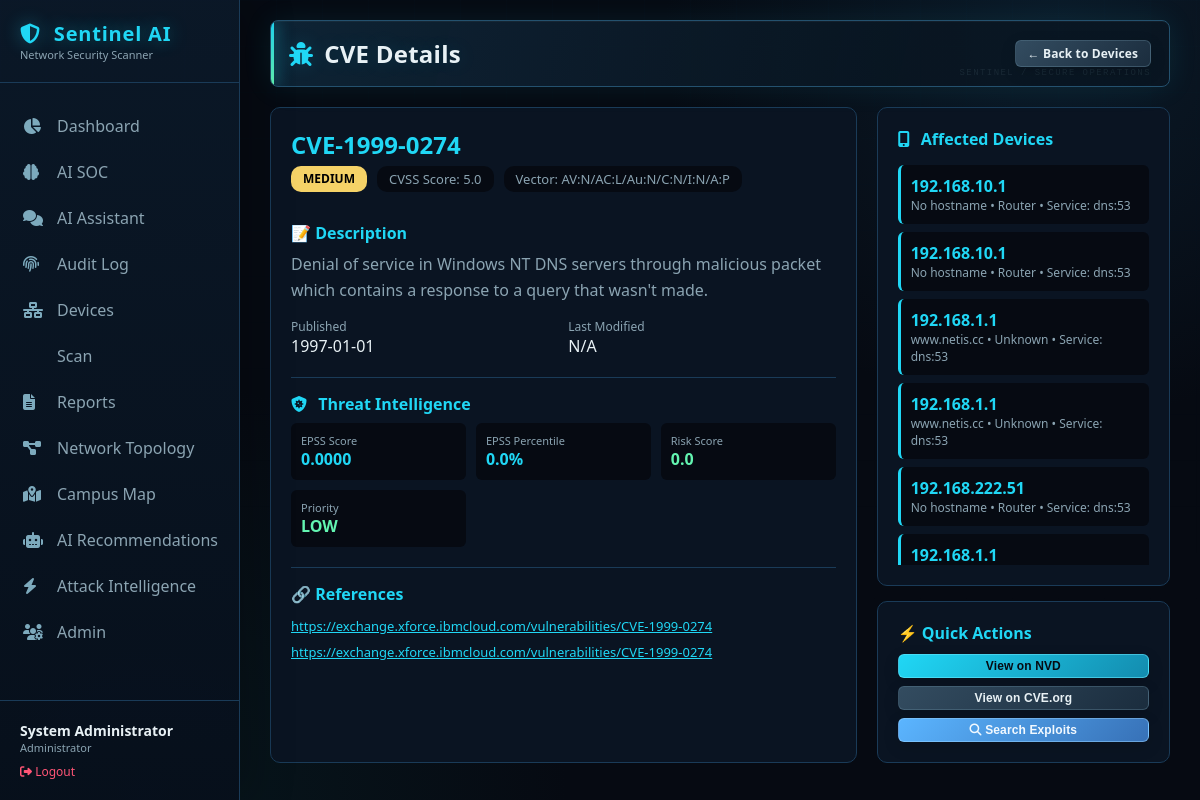
/cve/CVE-1999-0274 (signed in), run on the app's committed database.
### tables this page shows
CREATE TABLE cves (
                    cve_id TEXT PRIMARY KEY,
                    description TEXT,
                    cvss_score REAL,
                    severity TEXT,
                    published_date TEXT,
                    last_modified TEXT,
                    references_text TEXT,
                    cvss_vector TEXT
                );

CREATE TABLE threat_intel (
                        cve_id TEXT PRIMARY KEY,
                        kev_status INTEGER DEFAULT 0,
                        exploit_count INTEGER DEFAULT 0,
                        epss_score REAL DEFAULT 0,
                        epss_percentile REAL DEFAULT 0,
                        risk_score REAL DEFAULT 0,
                        risk_level TEXT DEFAULT 'LOW',
                        priority TEXT DEFAULT 'LOW',
                        last_updated TEXT,
                        source TEXT,
                        raw_data TEXT
                    );

CREATE TABLE device_vulnerabilities (
                    id INTEGER PRIMARY KEY AUTOINCREMENT,
                    device_id INTEGER,
                    cve_id TEXT,
                    service TEXT,
                    detected_date TEXT,
                    FOREIGN KEY (device_id) REFERENCES devices (id),
                    FOREIGN KEY (cve_id) REFERENCES cves (cve_id)
                );

CREATE TABLE devices (
                    id INTEGER PRIMARY KEY AUTOINCREMENT,
                    ip_address TEXT UNIQUE,
                    mac_address TEXT,
                    hostname TEXT,
                    device_type TEXT,
                    brand TEXT,
                    os TEXT,
                    os_family TEXT,
                    os_confidence REAL,
                    open_ports TEXT,
                    services TEXT,
                    discovery_source TEXT,
                    confidence REAL,
                    confidence_level TEXT,
                    ttl INTEGER,
                    first_seen TEXT,
                    last_seen TEXT,
                    scan_count INTEGER DEFAULT 1,
                    upnp_model_name TEXT,
                    upnp_model_number TEXT,
                    upnp_manufacturer TEXT,
                    mac_randomized INTEGER DEFAULT 0,
                    mac_is_local INTEGER DEFAULT 0,
                    is_gateway INTEGER DEFAULT 0
                );

### app.py (the view)
@app.route('/cve/<cve_id>')
@login_required
def cve_detail(cve_id):
    try:
        conn = get_db()
        cursor = conn.cursor()
        cursor.execute('''
            SELECT cve_id, description, cvss_score, severity,
                   published_date, last_modified, references_text, cvss_vector
            FROM cves
            WHERE cve_id = ?
        ''', (cve_id,))
        cve = cursor.fetchone()
        if not cve:
            flash('CVE not found', 'danger')
            return redirect(url_for('devices'))
        cve_dict = dict(cve)
        if cve_dict.get('references_text'):
            try:
                cve_dict['references'] = json.loads(cve_dict['references_text'])
            except:
                cve_dict['references'] = []
        else:
            cve_dict['references'] = []
        cursor.execute('''
            SELECT d.id, d.ip_address, d.hostname, d.device_type, dv.service
            FROM device_vulnerabilities dv
            JOIN devices d ON dv.device_id = d.id
            WHERE dv.cve_id = ?
        ''', (cve_id,))
        affected_devices = [dict(row) for row in cursor.fetchall()]
        cursor.execute('''
            SELECT kev_status, exploit_count, epss_score, epss_percentile,
                   risk_score, risk_level, priority
            FROM threat_intel
            WHERE cve_id = ?
        ''', (cve_id,))
        threat_intel = cursor.fetchone()
        threat_dict = dict(threat_intel) if threat_intel else {}
        conn.close()
        return render_template('cve_detail.html',
                             cve=cve_dict,
                             affected_devices=affected_devices,
                             threat_intel=threat_dict,
                             user_role=session.get('user_role'),
                             username=session.get('username'))
    except Exception as e:
        logger.error(f"Error loading CVE details: {e}")
        flash('Error loading CVE details', 'danger')
        return redirect(url_for('devices'))

### app.py (called while the page is built)
def get_db():
    conn = sqlite3.connect(DB_PATH)
    conn.row_factory = sqlite3.Row
    return conn

@app.context_processor
def utility_processor():
    return {
        'user_role': session.get('user_role'),
        'username': session.get('username'),
        'full_name': session.get('full_name'),
        'has_permission': has_permission,
        'DEFAULT_PAGE_SIZE': 5   # frontend can use this for consistent pagination
    }

### auth.py (called while the page is built)
def login_required(f):
    @wraps(f)
    def decorated_function(*args, **kwargs):
        if 'user_id' not in session:
            flash('Please login to access this page', 'warning')
            return redirect(url_for('login'))
        return f(*args, **kwargs)
    return decorated_function

### templates/cve_detail.html (shortened to what this page needs)
{% extends "base.html" %} {% block content %}
<div class="page-header">
  <h1><i class="fas fa-bug"></i> CVE Details</h1>
  <div class="header-actions">
    <a href="{{ url_for('devices') }}" class="btn btn-secondary btn-sm">
      ← Back to Devices
    </a>
  </div>
</div>
<div style="display: grid; grid-template-columns: 2fr 1fr; gap: 20px">
  <div
    style="
      background: var(--bg-secondary);
      border: 1px solid var(--border-color);
      border-radius: 10px;
      padding: 20px;
    "
  >
    <div
      style="
        display: flex;
        justify-content: space-between;
        align-items: start;
        flex-wrap: wrap;
      "
    >
      <div>
        <h2 style="color: var(--accent); margin-bottom: 5px">
          {{ cve.cve_id }}
        </h2>
        <div
          style="display: flex; gap: 10px; flex-wrap: wrap; margin-bottom: 15px"
        >
          <span class="risk-badge risk-{{ cve.severity }}"
            >{{ cve.severity }}</span
          >
          <span
            style="
              background: var(--bg-primary);
              padding: 4px 12px;
              border-radius: 10px;
              color: var(--text-secondary);
              font-size: 13px;
            "
          >
            CVSS Score: {{ cve.cvss_score }}
          </span>
          <span
            style="
              background: var(--bg-primary);
              padding: 4px 12px;
              border-radius: 10px;
              color: var(--text-secondary);
              font-size: 13px;
            "
          >
            Vector: {{ cve.cvss_vector or 'N/A' }}
          </span>
        </div>
      </div>
    </div>
    <div style="margin-top: 15px">
      <h4 style="color: var(--accent); margin-bottom: 8px">📝 Description</h4>
      <p style="color: var(--text-secondary); line-height: 1.6">
        {{ cve.description }}
      </p>
    </div>
    <div
      style="
        margin-top: 15px;
        display: grid;
        grid-template-columns: 1fr 1fr;
        gap: 10px;
      "
    >
      <div>
        <div style="font-size: 12px; color: var(--text-secondary)">
          Published
        </div>
        <div style="color: var(--text-primary)">
          {{ cve.published_date[:10] if cve.published_date else 'N/A' }}
        </div>
      </div>
      <div>
        <div style="font-size: 12px; color: var(--text-secondary)">
          Last Modified
        </div>
        <div style="color: var(--text-primary)">
          {{ cve.last_modified[:10] if cve.last_modified else 'N/A' }}
        </div>
      </div>
    </div>
    {% if threat_intel %}
    <div
      style="
        margin-top: 20px;
        border-top: 1px solid var(--border-color);
        padding-top: 15px;
      "
    >
      <h4 style="color: var(--accent); margin-bottom: 8px">
        <i class="fas fa-shield-virus"></i> Threat Intelligence
      </h4>
      <div
        style="
          display: grid;
          grid-template-columns: repeat(auto-fit, minmax(150px, 1fr));
          gap: 10px;
        "
      >
        <div
          style="
            background: var(--bg-primary);
            padding: 10px;
            border-radius: 6px;
          "
        >
          <div style="font-size: 11px; color: var(--text-secondary)">
            EPSS Score
          </div>
          <div style="font-weight: bold; color: var(--accent)">
            {{ "%.4f"|format(threat_intel.epss_score) }}
          </div>
        </div>
        <div
          style="
            background: var(--bg-primary);
            padding: 10px;
            border-radius: 6px;
          "
        >
          <div style="font-size: 11px; color: var(--text-secondary)">
            EPSS Percentile
          </div>
          <div style="font-weight: bold; color: var(--accent)">
            {{ "%.1f"|format(threat_intel.epss_percentile) }}%
          </div>
        </div>
        <div
          style="
            background: var(--bg-primary);
            padding: 10px;
            border-radius: 6px;
          "
        >
          <div style="font-size: 11px; color: var(--text-secondary)">
            Risk Score
          </div>
          <div
            style="font-weight: bold; color: {{ 'var(--critical)' if threat_intel.risk_score >= 70 else 'var(--high)' if threat_intel.risk_score >= 40 else 'var(--accent2)' }};"
          >
            {{ threat_intel.risk_score }}
          </div>
        </div>
        <div
          style="
            background: var(--bg-primary);
            padding: 10px;
            border-radius: 6px;
          "
        >
          <div style="font-size: 11px; color: var(--text-secondary)">
            Priority
          </div>
          <div
            style="font-weight: bold; color: {{ 'var(--critical)' if threat_intel.priority == 'IMMEDIATE' else 'var(--high)' if threat_intel.priority == 'HIGH' else 'var(--accent2)' }};"
          >
            {{ threat_intel.priority }}
          </div>
        </div>
      </div>
    </div>
    {% endif %}
    {% if cve.references %}
    <div
      style="
        margin-top: 20px;
        border-top: 1px solid var(--border-color);
        padding-top: 15px;
      "
    >
      <h4 style="color: var(--accent); margin-bottom: 8px">🔗 References</h4>
      <div style="font-size: 13px">
        {% for ref in cve.references %}
        <div style="padding: 4px 0">
          <a
            href="{{ ref }}"
            target="_blank"
            style="color: var(--accent); word-break: break-all"
            >{{ ref }}</a
          >
        </div>
        {% endfor %}
      </div>
    </div>
    {% endif %}
  </div>
  <div>
    <div
      style="
        background: var(--bg-secondary);
        border: 1px solid var(--border-color);
        border-radius: 10px;
        padding: 20px;
      "
    >
      <h4 style="color: var(--accent); margin-bottom: 15px">
        <i class="fas fa-mobile-screen-button"></i> Affected Devices
      </h4>
      {% if affected_devices %}
      <div style="max-height: 400px; overflow-y: auto">
        {% for device in affected_devices %}
        <div
          style="
            padding: 10px;
            background: var(--bg-primary);
            border-radius: 6px;
            margin-bottom: 8px;
            border-left: 3px solid var(--accent);
          "
        >
          <div style="font-weight: bold; color: var(--text-primary)">
            <a
              href="{{ url_for('devices') }}?filter={{ device.ip_address }}"
              style="color: var(--accent); text-decoration: none"
            >
              {{ device.ip_address }}
            </a>
          </div>
          <div style="font-size: 12px; color: var(--text-secondary)">
            {{ device.hostname or 'No hostname' }} • {{ device.device_type or
            'Unknown' }} {% if device.service %} • Service: {{ device.service
            }}{% endif %}
          </div>
        </div>
        {% endfor %}
      </div>
      {% else %}
      <p style="color: var(--text-secondary)">
        No devices affected by this CVE.
      </p>
      {% endif %}
    </div>
    <div
      style="
        background: var(--bg-secondary);
        border: 1px solid var(--border-color);
        border-radius: 10px;
        padding: 20px;
        margin-top: 15px;
      "
    >
      <h4 style="color: var(--accent); margin-bottom: 10px">
        ⚡ Quick Actions
      </h4>
      <div style="display: flex; flex-direction: column; gap: 8px">
        <button
          onclick="window.location.href='https://nvd.nist.gov/vuln/detail/{{ cve.cve_id }}'"
          class="btn btn-primary btn-sm"
          style="width: 100%"
        >
          View on NVD
        </button>
        <button
          onclick="window.location.href='https://www.cve.org/CVERecord?id={{ cve.cve_id }}'"
          class="btn btn-secondary btn-sm"
          style="width: 100%"
        >
          View on CVE.org
        </button>
        <button
          onclick="window.location.href='{{ url_for('search_exploits', cve_id=cve.cve_id) }}'"
          class="btn btn-info btn-sm"
          style="width: 100%"
        >
          <i class="fas fa-magnifying-glass"></i> Search Exploits
        </button>
      </div>
    </div>
  </div>
</div>
{% endblock %}

### templates/base.html (style rules this page uses)
:root { --bg-primary: #060a12; --bg-secondary: #0a1422; --bg-card: #0d1b2a; --text-primary: #e8f1f5; --text-secondary: #8ba4b2; --border-color: #1a3b58; --accent: #20d7f5; --accent2: #63f5b1; --critical: #ff5576; --high: #ff9b54; --medium: #f5d267; --low: #63f5b1; --glow: 0 0 24px #20d7f526; }
* { margin: 0; padding: 0; box-sizing: border-box; }
body { font-family: "Segoe UI", Tahoma, Geneva, Verdana, sans-serif; background: radial-gradient(circle at 88% 4%, #12334b66 0, transparent 30%), radial-gradient(circle at 12% 100%, #0a3a3b44 0, transparent 32%), var(--bg-primary); color: var(--text-primary); min-height: 100vh; }
body::before { content: ""; position: fixed; inset: 0; pointer-events: none; opacity: 0.22; background-image: linear-gradient(#2b63801c 1px, transparent 1px), linear-gradient(90deg, #2b63801c 1px, transparent 1px); background-size: 46px 46px; mask-image: linear-gradient(to bottom, black, transparent 82%); }
.page-header { display: flex; justify-content: space-between; align-items: center; margin-bottom: 25px; }
.page-header h1 { font-size: 24px; letter-spacing: 0.01em; text-shadow: 0 0 20px #20d7f526; }
.page-header .header-actions { display: flex; gap: 10px; }
.btn { padding: 8px 18px; border: none; border-radius: 6px; cursor: pointer; font-size: 14px; transition: all 0.25s ease; text-decoration: none; display: inline-block; box-shadow: 0 5px 16px #00000022; }
.btn-primary { background: var(--accent); color: var(--bg-primary); }
.btn-sm { padding: 4px 12px; font-size: 12px; }
h1, h2, h3, h4 { color: var(--text-primary); }
h1 i, h2 i, h3 i, h4 i { color: var(--accent); margin-right: 7px; }
.page-header { position: relative; padding: 16px 18px; margin-bottom: 20px; background: linear-gradient(105deg, #10283bdb, #091622c7 72%); border: 1px solid #24516e; border-radius: 8px; box-shadow: 0 0 30px #20d7f516, inset 0 1px #ffffff0a; overflow: hidden; }
.page-header::before { content: ""; position: absolute; left: 0; top: 0; bottom: 0; width: 3px; background: linear-gradient(var(--accent), var(--accent2)); box-shadow: 0 0 16px var(--accent); }
.page-header::after { content: "SENTINEL / SECURE OPERATIONS"; position: absolute; right: 18px; bottom: 8px; color: #8ab7c11f; font: 9px monospace; letter-spacing: 0.16em; pointer-events: none; }
.page-header h1 { display: flex; align-items: center; gap: 4px; font-size: clamp(20px, 2vw, 26px); }
.page-header .header-actions { position: relative; z-index: 1; align-items: center; flex-wrap: wrap; }
.btn { border: 1px solid transparent; font-weight: 600; letter-spacing: 0.01em; }
.btn-primary { background: linear-gradient(135deg, #20d7f5, #138caf); border-color: #6deaff88; }
.btn-info { background: linear-gradient(135deg, #5bb5ff, #3771b7); color: #f2f9ff; border-color: #9dd4ff77; }
.btn-secondary { background: linear-gradient(135deg, #334c60, #1b2d3e); color: var(--text-primary); border-color: #62849a66; }

### templates/cve_detail.html (style rules this page uses)
.risk-badge { padding: 4px 12px; border-radius: 10px; font-size: 12px; font-weight: bold; display: inline-block; }
.risk-MEDIUM { background: var(--medium); color: black; }

### data on the page
cves: cve_id "CVE-1999-0274", severity "MEDIUM", cvss_score "5.0", cvss_vector "AV:N/AC:L/Au:N/C:N/I:N/A:P", description "Denial of service in Windows NT DNS servers through malicious packet which contains a response to a query that wasn't made.", published_date "1997-01-01"
threat_intel: epss_score "0.0000", epss_percentile "0.0", risk_score "0.0", priority "LOW"
device_vulnerabilities: ip_address "192.168.10.1", hostname "No hostname", device_type "Router", service "dns:53"
device_vulnerabilities: ip_address "192.168.10.1", hostname "No hostname", device_type "Router", service "dns:53"
device_vulnerabilities: ip_address "192.168.1.1", hostname "www.netis.cc", device_type "Unknown", service "dns:53"
device_vulnerabilities: ip_address "192.168.1.1", hostname "www.netis.cc", device_type "Unknown", service "dns:53"
device_vulnerabilities: ip_address "192.168.222.51", hostname "No hostname", device_type "Router", service "dns:53"
device_vulnerabilities: ip_address "192.168.1.1"

### other printed values
{{ full_name or username }} "System Administrator"
{{ user_role|title }} "Administrator"
{{ cve.last_modified[:10] if cve.last_modified else 'N/A' }} "N/A"
{{ ref }} "https://exchange.xforce.ibmcloud.com/vulnerabilities/CVE-1999-0274" "https://exchange.xforce.ibmcloud.com/vulnerabilities/CVE-1999-0274"
